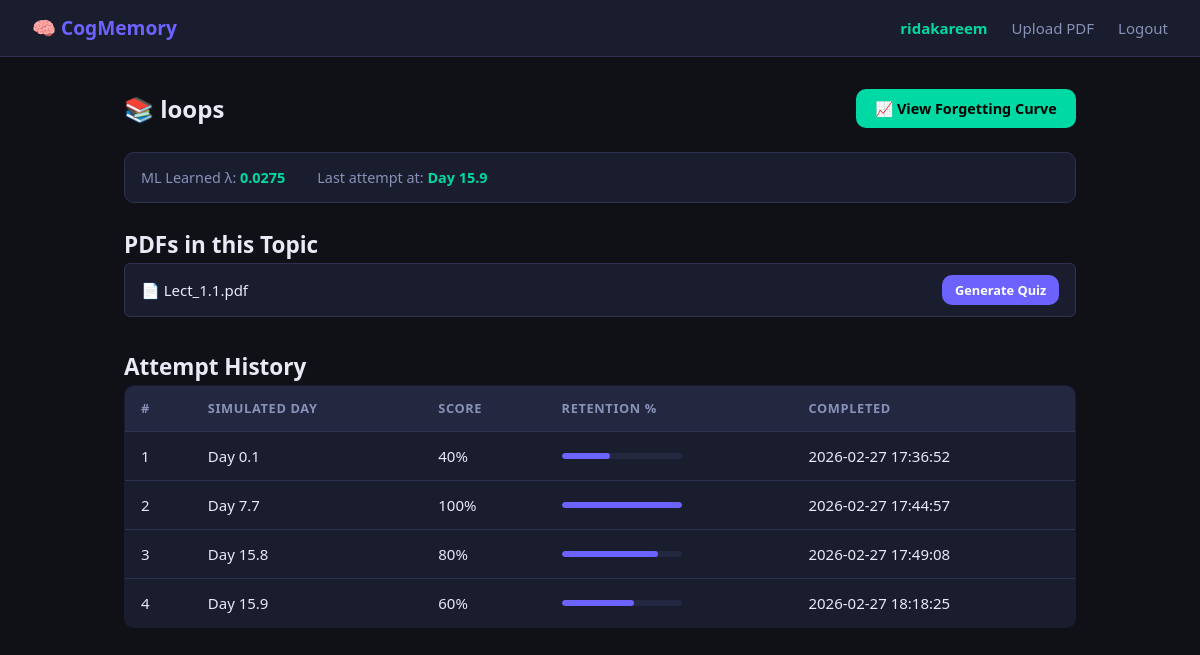
The app's page /topic/loops (signed in) with its own data.
### tables this page shows
CREATE TABLE learned_params (
            id INTEGER PRIMARY KEY AUTOINCREMENT,
            user_id INTEGER NOT NULL REFERENCES users(id),
            topic TEXT NOT NULL,
            learned_lambda REAL NOT NULL DEFAULT 0.1,
            learned_r0_boost REAL NOT NULL DEFAULT 0.0,
            updated_at TIMESTAMP DEFAULT CURRENT_TIMESTAMP,
            UNIQUE(user_id, topic)
        );

CREATE TABLE pdfs (
            id INTEGER PRIMARY KEY AUTOINCREMENT,
            user_id INTEGER NOT NULL REFERENCES users(id),
            topic TEXT NOT NULL,
            filename TEXT NOT NULL,
            content BLOB NOT NULL,
            extracted_text TEXT,
            uploaded_at TIMESTAMP DEFAULT CURRENT_TIMESTAMP
        );

CREATE TABLE attempts (
            id INTEGER PRIMARY KEY AUTOINCREMENT,
            quiz_id INTEGER NOT NULL REFERENCES quizzes(id),
            user_id INTEGER NOT NULL REFERENCES users(id),
            topic TEXT NOT NULL,
            simulated_time_days REAL NOT NULL,
            score_pct REAL NOT NULL,
            completed_at TIMESTAMP DEFAULT CURRENT_TIMESTAMP
        );

### routes/quiz_routes.py (the view)
@quiz_bp.route("/topic/<topic>")
@login_required
def topic_view(topic: str):
    db = get_db()
    user_id = session["user_id"]
    pdfs = [p for p in get_user_pdfs(db, user_id) if p["topic"] == topic]
    attempts = db.execute("""
        SELECT a.id, a.simulated_time_days, a.score_pct, a.completed_at,
               q.id as quiz_id
        FROM attempts a
        JOIN quizzes q ON a.quiz_id = q.id
        WHERE a.user_id = ? AND a.topic = ?
        ORDER BY a.simulated_time_days ASC
    """, (user_id, topic)).fetchall()
    last_time = get_last_attempt_time(db, user_id, topic)
    learned = get_learned_params(db, user_id, topic)
    return render_template("topic_view.html",
                           topic=topic,
                           pdfs=pdfs,
                           attempts=[dict(a) for a in attempts],
                           last_time=last_time,
                           learned_lambda=learned["learned_lambda"],
                           username=session["username"])

### database/db.py (called while the page is built)
def get_db():
    if "db" not in g:
        g.db = sqlite3.connect(
            DATABASE,
        )
        g.db.row_factory = sqlite3.Row  # Allows dict-like row access
    return g.db

### routes/pdf_routes.py (called while the page is built)
def login_required(f):
    @wraps(f)
    def decorated(*args, **kwargs):
        if "user_id" not in session:
            return redirect(url_for("auth.login"))
        return f(*args, **kwargs)
    return decorated

### services/learning_service.py (called while the page is built)
def get_learned_params(db, user_id: int, topic: str) -> Dict:
    row = db.execute("""
        SELECT learned_lambda, learned_r0_boost
        FROM learned_params
        WHERE user_id = ? AND topic = ?
    """, (user_id, topic)).fetchone()
    if row:
        return {"learned_lambda": row["learned_lambda"], "learned_r0_boost": row["learned_r0_boost"]}
    return {"learned_lambda": BASELINE_LAMBDA, "learned_r0_boost": 0.0}

### services/pdf_service.py (called while the page is built)
def get_user_pdfs(db, user_id: int):
    rows = db.execute("""
        SELECT id, topic, filename, uploaded_at
        FROM pdfs
        WHERE user_id = ?
        ORDER BY uploaded_at DESC
    """, (user_id,)).fetchall()
    return [dict(row) for row in rows]

### services/time_simulation_service.py (called while the page is built)
def get_last_attempt_time(db, user_id: int, topic: str) -> Optional[float]:
    row = db.execute("""
        SELECT MAX(simulated_time_days) as last_t
        FROM attempts
        WHERE user_id = ? AND topic = ?
    """, (user_id, topic)).fetchone()
    if row and row["last_t"] is not None:
        return float(row["last_t"])
    return None

### templates/topic_view.html (shortened to what this page needs)
{% extends "base.html" %}
{% block content %}
<div class="page-header">
    <h1>📚 {{ topic }}</h1>
    <a href="{{ url_for('curve.curve_view', topic=topic) }}" class="btn btn-accent">📈 View Forgetting Curve</a>
</div>
<div class="info-bar">
    <span>ML Learned λ: <strong>{{ "%.4f"|format(learned_lambda) }}</strong></span>
    {% if last_time is not none %}
    <span>Last attempt at: <strong>Day {{ last_time }}</strong></span>
    {% endif %}
</div>
<h2>PDFs in this Topic</h2>
{% if pdfs %}
<div class="pdf-list">
    {% for pdf in pdfs %}
    <div class="pdf-item">
        <span>📄 {{ pdf.filename }}</span>
        <a href="{{ url_for('quiz.generate', pdf_id=pdf.id) }}" class="btn btn-primary btn-sm">Generate Quiz</a>
    </div>
    {% endfor %}
</div>
{% else %}
<p>No PDFs uploaded for this topic. <a href="{{ url_for('pdf.upload') }}">Upload one.</a></p>
{% endif %}
<h2>Attempt History</h2>
{% if attempts %}
<table class="data-table">
    <thead>
        <tr>
            <th>#</th>
            <th>Simulated Day</th>
            <th>Score</th>
            <th>Retention %</th>
            <th>Completed</th>
        </tr>
    </thead>
    <tbody>
    {% for a in attempts %}
    <tr>
        <td>{{ loop.index }}</td>
        <td>Day {{ a.simulated_time_days }}</td>
        <td>{{ "%.0f"|format(a.score_pct * 100) }}%</td>
        <td>
            <div class="progress-bar">
                <div class="progress-fill" style="width: {{ a.score_pct * 100 }}%"></div>
            </div>
        </td>
        <td>{{ a.completed_at | string | truncate(16, True, '') }}</td>
    </tr>
    {% endfor %}
    </tbody>
</table>
{% else %}
<div class="empty-state">
    <p>No attempts yet. Generate a quiz to start tracking your memory!</p>
</div>
{% endif %}
{% endblock %}

### templates/base.html (shortened to what this page needs)
<!DOCTYPE html>
<html lang="en">
<head>
    <link rel="stylesheet" href="{{ url_for('static', filename='css/style.css') }}">
</head>
<body>
    <nav class="navbar">
        <a href="{{ url_for('pdf.dashboard') }}" class="nav-brand">🧠 CogMemory</a>
        {% if session.get('username') %}
        <div class="nav-links">
            <span class="nav-user">{{ session.username }}</span>
            <a href="{{ url_for('pdf.upload') }}">Upload PDF</a>
            <a href="{{ url_for('auth.logout') }}">Logout</a>
        </div>
        {% endif %}
    </nav>
    <div class="container">
        {% block content %}{% endblock %}
    </div>
</body>
</html>

### static/css/style.css (style rules this page uses)
:root { --bg: #0f1117; --surface: #1a1d2e; --surface2: #242740; --border: #2e3150; --text: #e8eaf6; --text-muted: #8891b8; --primary: #6c63ff; --primary-hover: #5a52e8; --accent: #00d9a3; --danger: #ff5a5f; --warning: #ffb347; --success: #00d9a3; --radius: 10px; --shadow: 0 4px 24px rgba(0,0,0,0.4); }
* { box-sizing: border-box; margin: 0; padding: 0; }
body { background: var(--bg); color: var(--text); font-family: 'Segoe UI', system-ui, sans-serif; font-size: 15px; line-height: 1.6; min-height: 100vh; }
.navbar { background: var(--surface); border-bottom: 1px solid var(--border); padding: 0.8rem 2rem; display: flex; align-items: center; justify-content: space-between; position: sticky; top: 0; z-index: 100; }
.nav-brand { font-size: 1.2rem; font-weight: 700; color: var(--primary); text-decoration: none; }
.nav-links { display: flex; gap: 1.5rem; align-items: center; }
.nav-links a { color: var(--text-muted); text-decoration: none; transition: color 0.2s; }
.nav-user { color: var(--accent); font-weight: 600; }
.container { max-width: 1000px; margin: 0 auto; padding: 2rem 1.5rem; }
.btn { display: inline-block; padding: 0.5rem 1.2rem; border-radius: var(--radius); font-size: 0.9rem; font-weight: 600; cursor: pointer; border: none; text-decoration: none; transition: all 0.2s; }
.btn-primary { background: var(--primary); color: #fff; }
.btn-accent { background: var(--accent); color: #000; font-weight: 700; }
.btn-sm { padding: 0.3rem 0.8rem; font-size: 0.8rem; }
.page-header { display: flex; justify-content: space-between; align-items: center; margin-bottom: 1.5rem; flex-wrap: wrap; gap: 0.8rem; }
.page-header h1 { font-size: 1.5rem; }
.data-table { width: 100%; border-collapse: collapse; background: var(--surface); border-radius: var(--radius); overflow: hidden; border: 1px solid var(--border); }
.data-table th, .data-table td { padding: 0.75rem 1rem; text-align: left; border-bottom: 1px solid var(--border); }
.data-table th { background: var(--surface2); color: var(--text-muted); font-size: 0.8rem; text-transform: uppercase; letter-spacing: 0.05em; }
.progress-bar { height: 6px; background: var(--surface2); border-radius: 3px; width: 120px; overflow: hidden; }
.progress-fill { height: 100%; background: var(--primary); border-radius: 3px; transition: width 0.4s; }
.info-bar { display: flex; gap: 2rem; padding: 0.8rem 1rem; background: var(--surface); border-radius: var(--radius); border: 1px solid var(--border); margin-bottom: 1.5rem; font-size: 0.9rem; color: var(--text-muted); }
.info-bar strong { color: var(--accent); }
.pdf-list { display: flex; flex-direction: column; gap: 0.6rem; margin-bottom: 2rem; }
.pdf-item { display: flex; justify-content: space-between; align-items: center; padding: 0.7rem 1rem; background: var(--surface); border: 1px solid var(--border); border-radius: 6px; }

### records on screen
learned_params: learned_lambda "0.0275"
pdfs: filename "Lect_1.1.pdf"
attempts: simulated_time_days "0.1", a.score_pct*100 "40", completed_at "2026-02-27 17:36:52"
attempts: simulated_time_days "7.7", a.score_pct*100 "100", completed_at "2026-02-27 17:44:57"
attempts: simulated_time_days "15.8", a.score_pct*100 "80", completed_at "2026-02-27 17:49:08"
attempts: simulated_time_days "15.9", a.score_pct*100 "60", completed_at "2026-02-27 18:18:25"

### other values on screen
{{ session.username }} "ridakareem"
{{ topic }} "loops"
{{ last_time }} "15.9"
